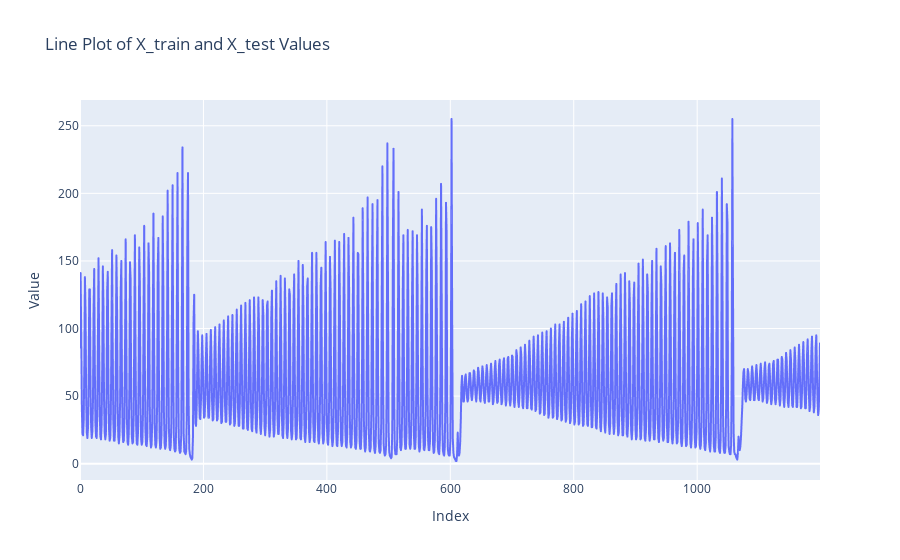

The code cell stored with this chart in its notebook:
### Code cell
matlab2 = scipy.io.loadmat('Xtest.mat')
X_matlab_test = matlab2['Xtest']
X_test_list = X_matlab_test.flatten().tolist()

concat_train_test = X_train_list + X_test_list
fig = px.line(y=concat_train_test, x=range(len(concat_train_test)), title='Line Plot of X_train and X_test Values')
fig.update_layout(xaxis_title='Index', yaxis_title='Value')
fig.show()

### Figure 1 — Plotly figure (JSON) as saved in the notebook; plotly's stock layout.template omitted (floating-point values rounded to 4 significant figures; data arrays with more than 128 entries replaced by an {"elided": "..."} marker saying what was removed)
{"data": [{"hovertemplate": "x=%{x}<br>y=%{y}<extra></extra>", "legendgroup": "", "line": {"color": "#636efa", "dash": "solid"}, "marker": {"symbol": "circle"}, "mode": "lines", "name": "", "showlegend": false, "type": "scattergl", "x": {"elided": "1200 int values"}, "xaxis": "x", "y": {"elided": "1200 int values"}, "yaxis": "y"}], "layout": {"legend": {"tracegroupgap": 0}, "title": {"text": "Line Plot of X_train and X_test Values"}, "xaxis": {"anchor": "y", "domain": [0, 1], "title": {"text": "Index"}}, "yaxis": {"anchor": "x", "domain": [0, 1], "title": {"text": "Value"}}}}
